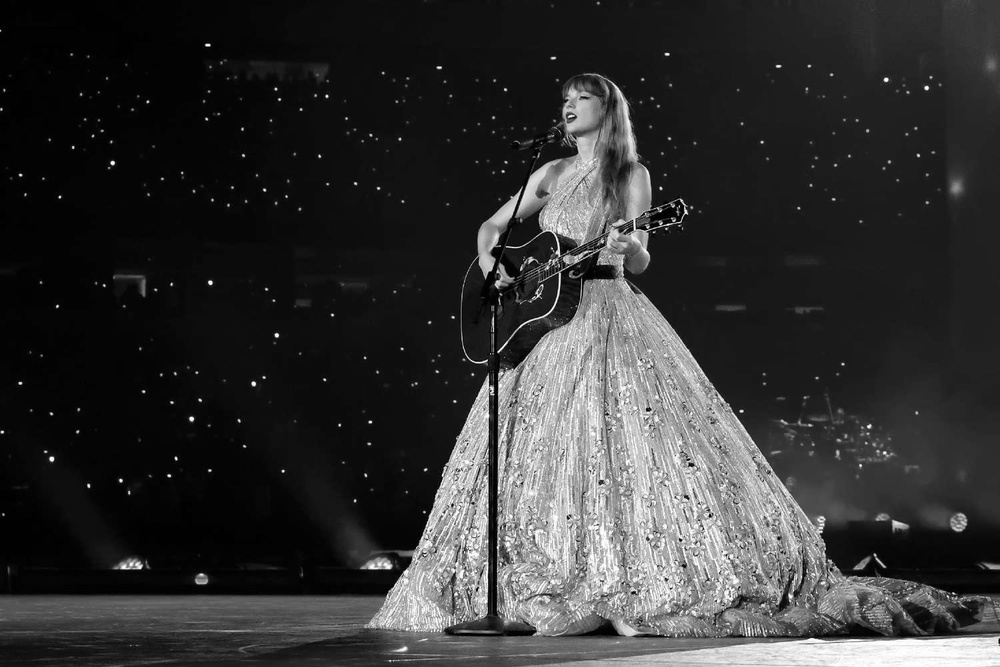
#> input picture Tut2/Exercises/processedImg.jpg, 1000 x 667 px, shrunk from 1500 x 1000 before the run
$ python Act6_v2.py
#> lines starting #> are read from the running program, lines starting #| are printed output that depends on the picture
"""
This program displays the magnitude spectrum of an image using the Fast Fourier Transform (FFT).

The user can choose to run the FFT analysis or exit the program.
The program displays the original image, the magnitude spectrum, and the reconstructed image.

Requires the following libraries: cv2, matplotlib, numpy, urllib.request, PIL

Thanks StackOverflow for providing the syntax: https://stackoverflow.com/questions/58936938/fourier-transform-in-python-giving-blank-images
"""

import cv2
import matplotlib.pyplot as plt
import numpy as np

def read_image_and_convert_to_float(image_path):
    """
    Reads an image from the specified path and converts it to a float array.

    Args:
        image_path (str): The path to the image file.

    Returns:
        tuple: A tuple containing the original image and its float array representation.
    """
#> called with image_path = 'processedImg.jpg'

    img = cv2.imread(image_path)
#> img is the input picture: shape (667, 1000, 3); min 0, max 255, mean 51.5

    # Check if image was read successfully
    if img is None:
        raise ValueError(f"Could not read image at path: {image_path}")

    # Convert to float array with values between 0 and 1
    img_float = img.astype("float32") / 255.0

    return img, img_float

def perform_fft(img_float):
    """
    Performs the Fast Fourier Transform (FFT) on a float array representing an image.

    Args:
        img_float (np.ndarray): The float array representation of the image.

    Returns:
        np.ndarray: The magnitude spectrum of the image.
    """

    fourier_array = np.fft.fft2(img_float)
    spectrum = np.fft.fftshift(fourier_array)
    magnitude_spectrum = np.abs(spectrum)
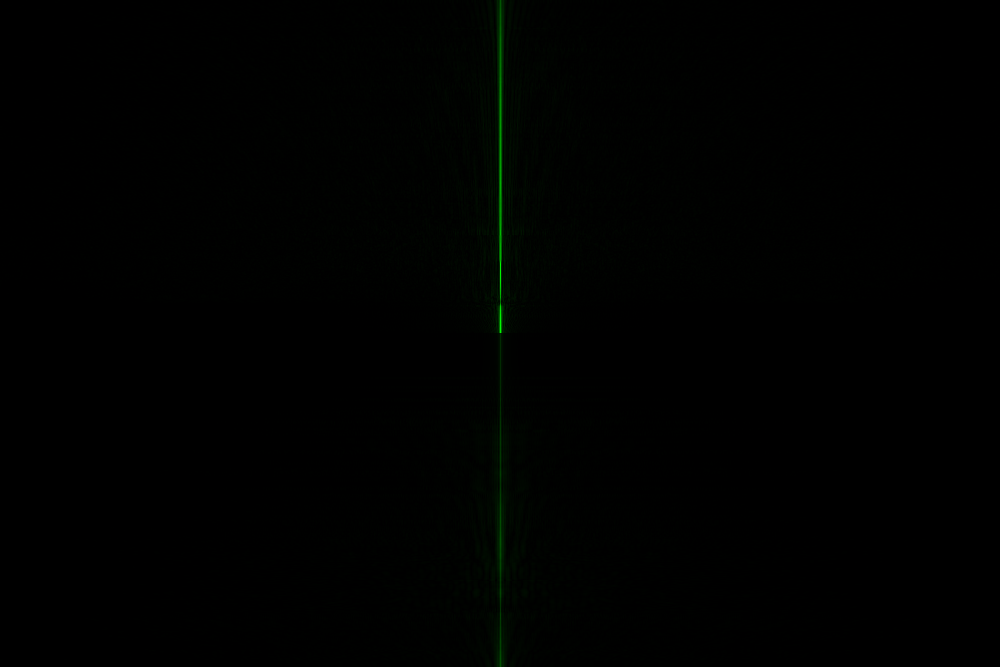
#> magnitude_spectrum: shape (667, 1000, 3) float64; mean of channels 0, 1, 2 0, 8.4, 0; drawn with min black and max white

    return magnitude_spectrum

def reconstruct_image(magnitude_spectrum):
    """
    Reconstructs an image from its magnitude spectrum using the inverse Fast Fourier Transform (iFFT).

    Args:
        magnitude_spectrum (np.ndarray): The magnitude spectrum of the image.

    Returns:
        np.ndarray: The reconstructed image.
    """

    shifted_spectrum = np.fft.ifftshift(magnitude_spectrum)
    original_img = np.fft.ifft2(shifted_spectrum)

    return original_img.real  # Discard imaginary component

def display_images(img, magnitude_spectrum, reconstructed_img):
    """
    Displays the original image, the magnitude spectrum, and the reconstructed image in a subplot layout.

    Args:
        img (np.ndarray): The original image.
        magnitude_spectrum (np.ndarray): The magnitude spectrum of the image.
        reconstructed_img (np.ndarray): The reconstructed image.
    """

    plt.figure(figsize=(10, 6))

    plt.subplot(1, 3, 1)
    plt.imshow(img, cmap="gray")
    plt.title("Original image")

    plt.subplot(1, 3, 2)
    plt.imshow(magnitude_spectrum, cmap="gray")
    plt.title("Magnitude spectrum")
    plt.colorbar()

    plt.subplot(1, 3, 3)
    plt.imshow(reconstructed_img, cmap="gray")
    plt.title("Reconstructed image")

    plt.tight_layout()
    plt.show()

def main():
    """
    The main function of the program.
    """

    image_path = "processedImg.jpg"  # Replace with your image path

    try:
        img, img_float = read_image_and_convert_to_float(image_path)
        magnitude_spectrum = perform_fft(img_float)
        reconstructed_img = reconstruct_image(magnitude_spectrum)
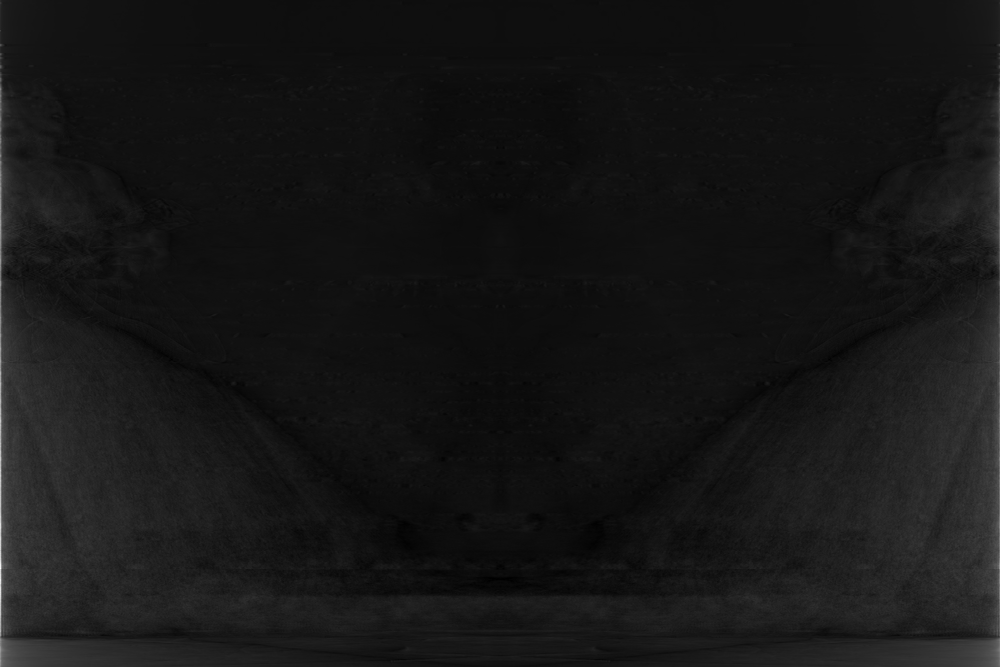
#> reconstructed_img: shape (667, 1000, 3) float64; min -0.274, max 5.09, mean 0.202; drawn with min black and max white
        display_images(img, magnitude_spectrum, reconstructed_img)
#> in display_images, `plt.show()`:
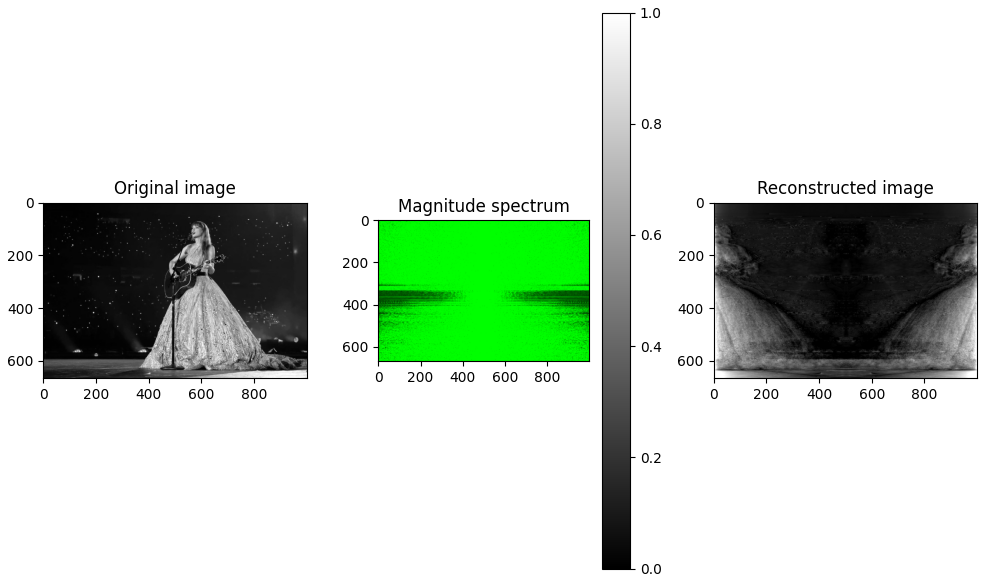
#> figure drawn by matplotlib, 4 panels
    except ValueError as e:
        print(e)

if __name__ == "__main__":
    main()
